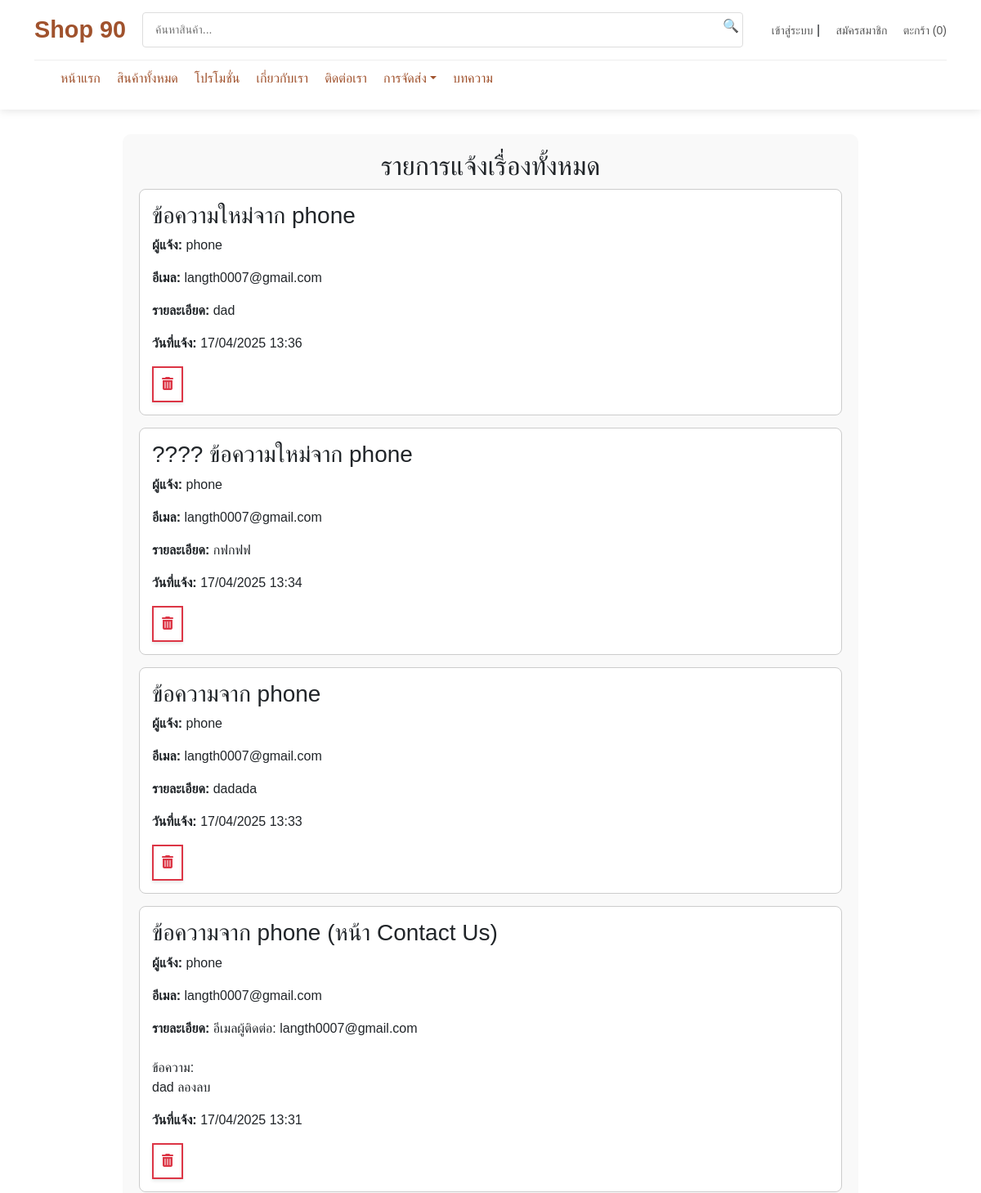
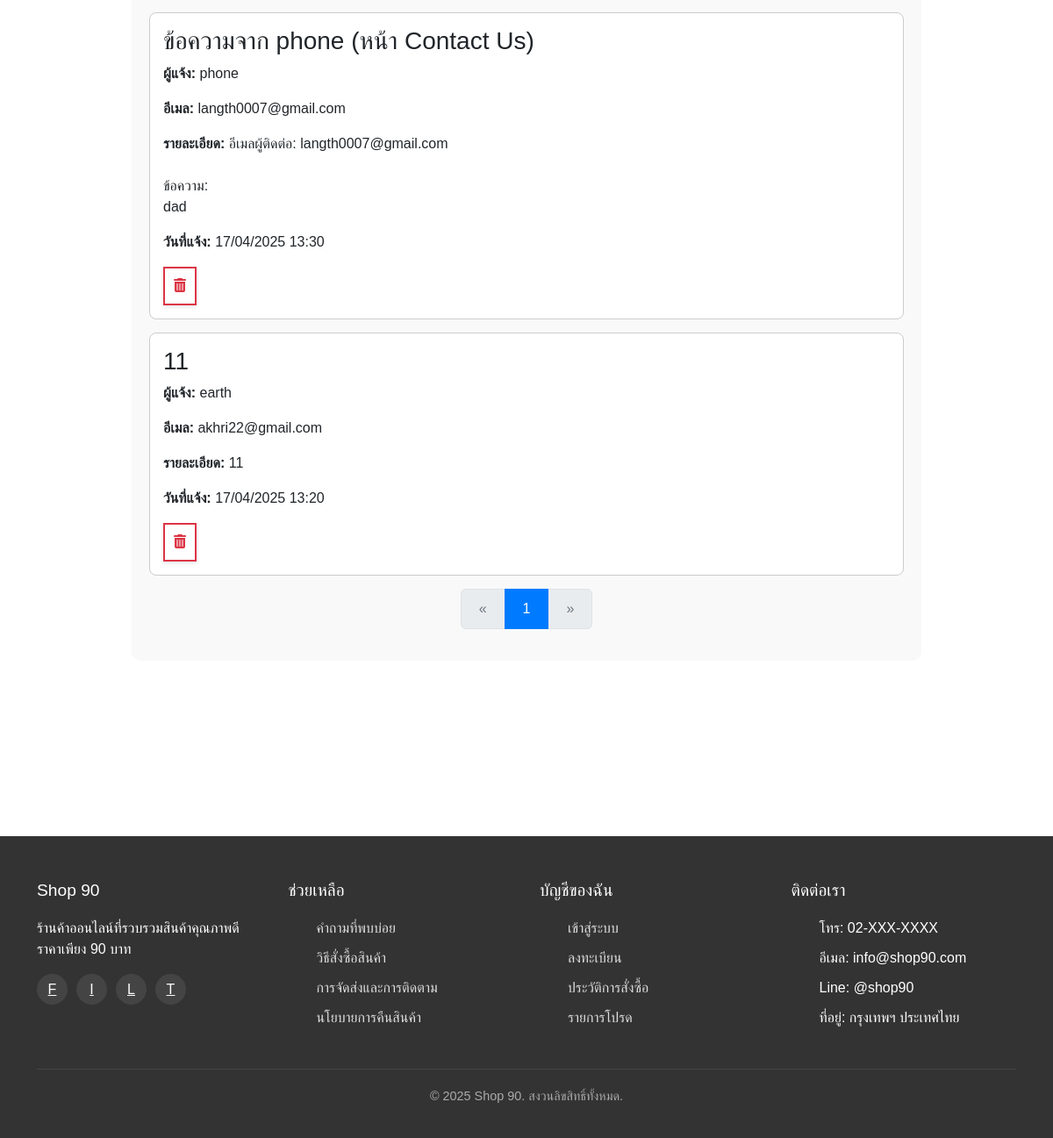
Page /page/issue_management.php on the committed database (2 pictures, top to bottom).
### tables this page shows
CREATE TABLE `complaints` (
  `complaint_id` int(11) NOT NULL,
  `user_id` int(11) NOT NULL,
  `title` varchar(255) NOT NULL,
  `description` text NOT NULL,
  `created_at` datetime DEFAULT current_timestamp(),
  `updated_at` datetime DEFAULT current_timestamp() ON UPDATE current_timestamp(),
  `status` varchar(2) NOT NULL
);

CREATE TABLE `users` (
  `user_id` int(11) NOT NULL,
  `username` varchar(255) NOT NULL,
  `email` varchar(255) NOT NULL,
  `password` varchar(255) NOT NULL,
  `phone_number` varchar(20) DEFAULT NULL,
  `address` text DEFAULT NULL,
  `user_type` enum('customer','admin') NOT NULL DEFAULT 'customer',
  `created_at` timestamp NOT NULL DEFAULT current_timestamp(),
  `profile_image` varchar(255) NOT NULL DEFAULT 'default.png'
);

### page/issue_management.php (the view, shortened to what this page needs)
<?php
include('../includes/header.php');
$limit = 10;
$page = isset($_GET['page']) ? (int)$_GET['page'] : 1;
$offset = ($page - 1) * $limit;
$sql = "SELECT c.*, u.username, u.email
        FROM complaints c
        JOIN users u ON c.user_id = u.user_id
        WHERE c.status = 'y'  -- เพิ่มเงื่อนไขเลือกสถานะ 'y'
        ORDER BY c.created_at DESC
        LIMIT $limit OFFSET $offset";
$result = $conn->query($sql);
$total_sql = "SELECT COUNT(*) AS total FROM complaints WHERE status = 'y'";
$total_result = $conn->query($total_sql);
$total_row = $total_result->fetch_assoc();
$total_records = $total_row['total'];
$total_pages = ceil($total_records / $limit);
?>
<!DOCTYPE html>
<html lang="th">
<head>
</head>
<body>
    <div class="issue-container">
        <h2>รายการแจ้งเรื่องทั้งหมด</h2>
        <?php while ($row = $result->fetch_assoc()) : ?>
        <div class="issue-card">
            <h3> <?= htmlspecialchars($row['title']) ?></h3>
            <p><strong>ผู้แจ้ง:</strong> <?= htmlspecialchars($row['username']) ?></p>
            <p><strong>อีเมล:</strong> <?= htmlspecialchars($row['email']) ?></p>
            <p><strong>รายละเอียด:</strong> <?= nl2br(htmlspecialchars($row['description'])) ?></p>
            <p><strong>วันที่แจ้ง:</strong> <?= date('d/m/Y H:i', strtotime($row['created_at'])) ?></p>
            <form action="../process/del_issue_management.php" method="POST" style="display:inline;">
                <button type="submit" class="custom-delete-btn" onclick="return confirm('คุณต้องการลบหรือไม่?')">
                    <i class="fas fa-trash-alt"></i>
                </button>
            </form>
        </div>
        <?php endwhile; ?>
        <nav aria-label="Page navigation">
            <ul class="pagination justify-content-center">
                <li class="page-item <?= ($page == 1) ? 'disabled' : '' ?>">
                    <a class="page-link" href="?page=<?= $page - 1 ?>" aria-label="Previous">
                        <span aria-hidden="true">&laquo;</span>
                    </a>
                </li>
                <?php for ($i = 1; $i <= $total_pages; $i++): ?>
                <li class="page-item <?= ($page == $i) ? 'active' : '' ?>">
                    <a class="page-link" href="?page=<?= $i ?>"><?= $i ?></a>
                </li>
                <?php endfor; ?>
                <li class="page-item <?= ($page == $total_pages) ? 'disabled' : '' ?>">
                    <a class="page-link" href="?page=<?= $page + 1 ?>" aria-label="Next">
                        <span aria-hidden="true">&raquo;</span>
                    </a>
                </li>
            </ul>
        </nav>
    </div>
</body>
</html>
<?php
include('../includes/footer.php');
?>

### assets/css/style.css (style rules this page uses)
* { box-sizing: border-box; margin: 0; padding: 0; font-family: 'Prompt', sans-serif; }
body { background-color: #f8f9fa; color: #333; line-height: 1.6; }
a { color: #A0522D; text-decoration: none; }

### assets/css/product.css (style rules this page uses)
body { font-family: 'Arial', sans-serif; margin: 0; padding: 0; background-color: #f5f5f5; }

### assets/css/profile.css (style rules this page uses)
:root { --main-color: #A0522D; --text-dark: #333; --bg-light: #f5f5f5; --border-radius: 12px; --shadow-light: 0px 2px 10px rgba(0, 0, 0, 0.1); }

### assets/css/modal.css (style rules this page uses)
h2 { color: #333; text-align: center; margin-bottom: 20px; }

### assets/css/order_tracking.css (style rules this page uses)
h2 { text-align: center; color: #333; font-size: 24px; margin-bottom: 20px; }

### assets/css/order_list.css (style rules this page uses)
.pagination .page-item.active .page-link { background-color: #007bff; border-color: #007bff; color: white; }
.pagination .page-item.disabled .page-link { color: #6c757d; }
.pagination .page-link { padding: 10px 20px; }

### assets/css/issue_management.css (style rules this page uses)
.issue-container { max-width: 900px; margin: 30px auto; padding: 20px; border-radius: 10px; background-color: #f9f9f9; margin-bottom: 200px; }
.issue-card { border: 1px solid #ccc; padding: 15px; border-radius: 8px; margin-bottom: 15px; background-color: #fff; }
.custom-delete-btn { background-color: #fff; border: 2px solid #dc3545; color: #dc3545; padding: 8px 10px; font-size: 16px; cursor: pointer; transition: all 0.3s ease; box-shadow: 0 2px 4px rgba(0, 0, 0, 0.1); }
.custom-delete-btn i { color: #dc3545; }

### rows in the picture
complaints: title "ข้อความใหม่จาก phone", user.username "phone", user.email "langth0007@gmail.com", description "dad", created_at "17/04/2025 13:36"
complaints: title "???? ข้อความใหม่จาก phone", user.username "phone", user.email "langth0007@gmail.com", description "กฟกฟฟ", created_at "17/04/2025 13:34"
complaints: title "ข้อความจาก phone", user.username "phone", user.email "langth0007@gmail.com", description "dadada", created_at "17/04/2025 13:33"
complaints: title "ข้อความจาก phone (หน้า Contact Us)", user.username "phone", user.email "langth0007@gmail.com", description "อีเมลผู้ติดต่อ: langth0007@gmail.com ข้อความ: dad ลองลบ", created_at "17/04/2025 13:31"
complaints: title "ข้อความจาก phone (หน้า Contact Us)", user.username "phone", user.email "langth0007@gmail.com", description "อีเมลผู้ติดต่อ: langth0007@gmail.com ข้อความ: dad", created_at "17/04/2025 13:30"
complaints: title "11", user.username "earth", user.email "akhri22@gmail.com", description "11", created_at "17/04/2025 13:20"
